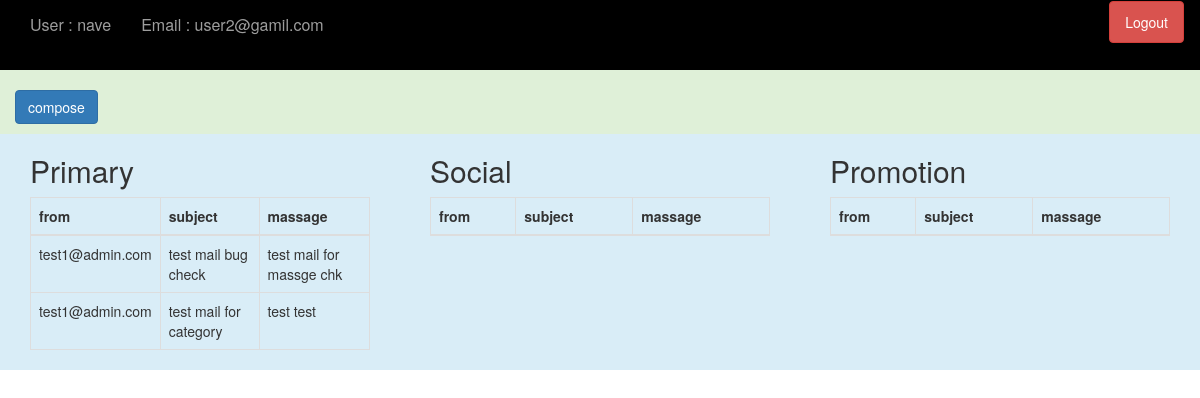
Page /dash (signed in) on the committed database.
### website/model.py (models this page shows)
class User(db.Model,UserMixin):
    id = db.Column(db.Integer,primary_key=True)
    email = db.Column(db.String(150),unique=True)
    first_name = db.Column(db.String(150))
    last_name = db.Column(db.String(150))
    password = db.Column(db.String(150))
    date_created = db.Column(db.DateTime(timezone=True),default=func.now())
    inbox = db.relationship('Inbox',backref='user')

class Inbox(db.Model):
    id = db.Column(db.Integer,primary_key=True)
    inbox = db.Column(db.String(150))
    subject = db.Column(db.String(150))
    date_created = db.Column(db.DateTime(timezone=True),default=func.now())
    massage = db.Column(db.String(1500))
    mail_form= db.Column(db.String(150))
    category = db.Column(db.String(50))
    user_id = db.Column(db.Integer,db.ForeignKey('user.id'))

### website/view.py (the view, shortened to what this page needs)
@view.route('/dash',methods=['GET','POST'])
def user_dashboard():
    find_all_primary = Inbox.query.filter_by(inbox=current_user.email,category='primary').order_by(desc(Inbox.date_created))
    find_all_social = Inbox.query.filter_by(inbox=current_user.email,category='social').order_by(desc(Inbox.date_created))
    find_all_promotion = Inbox.query.filter_by(inbox=current_user.email,category='promotion').order_by(desc(Inbox.date_created))
    return render_template('user_dash.html', find_all_primary=find_all_primary,find_all_social=find_all_social,find_all_promotion=find_all_promotion)

### website/__init__.py (called while the page is built)
def create_app():
    app = Flask(__name__)
    app.config['SECRET_KEY'] = 'asdf1234'
    app.config['SQLALCHEMY_DATABASE_URI'] = f'sqlite:///{DB_NAME}'
    db.init_app(app)
    from .view import view
    from .auth import auth
    app.register_blueprint(view,url_prefix='/')
    app.register_blueprint(auth,url_prefix='/')
    from . import model
    from .model import User
    login_manager = LoginManager()
    login_manager.login_view = 'auth.login'
    login_manager.init_app(app)
    @login_manager.user_loader
    def load_user(id):
        return User.query.get(int(id))
    with app.app_context():
        db.create_all()
    return app

### website/templates/user_dash.html (shortened to what this page needs)
<!DOCTYPE html>
<html>
<head>
    <link rel="stylesheet" href="https://maxcdn.bootstrapcdn.com/bootstrap/3.3.7/css/bootstrap.min.css">
    <link rel="stylesheet" href="{{ url_for('static', filename='style.css') }}">
</head>
<body>
    <nav class="navbar2 navbar-inverse bg-dark">
        <div class="container-fluid">
            <div class="navbar-header">
                <a class="navbar-brand text-primary">User : {{current_user.first_name}}</a>
                <a class="navbar-brand ">Email : {{current_user.email}}</a>
            </div>
            <ul class="nav navbar" style="float:right">
                <li><a class="btn btn-primary  btn-danger" id="logout" href="/">Logout</a></li>
            </ul>
        </div>
    </nav>
    <div class="container-fluid bg-success">
        <div class="row">
            <div class="col-sm-6">
                <br>
                <p>
                    <button class="btn btn-primary" type="button" data-toggle="collapse" data-target="#collapseExample"
                    aria-expanded="false" aria-controls="collapseExample">
                    compose
                </button>
            </p>
            </div>
        </div>
    </div>
    <div class="container-fluid bg-info">
        <div class="row">
            <div class="col-sm-4">
                <div class="container-fluid">
                    <h2>Primary</h2>
                    <table class="table table-bordered">
                        <thead>
                            <tr>
                                <th>from</th>
                                <th>subject</th>
                                <th>massage</th>
                            </tr>
                        </thead>
                        <tbody>
                            {% for i in find_all_primary %}
                            <tr>
                                <td>{{i.mail_form}}</td>
                                <td>{{i.subject}}</td>
                                <td>{{i.massage}}</td>
                            </tr>
                            {% endfor %}
                        </tbody>
                    </table>
                </div>
            </div>
            <div class="col-sm-4">
                <div class="container-fluid">
                    <h2>Social</h2>
                    <table class="table table-bordered">
                        <thead>
                            <tr>
                                <th>from</th>
                                <th>subject</th>
                                <th>massage</th>
                            </tr>
                        </thead>
                    </table>
                </div>
            </div>
            <div class="col-sm-4">
                <div class="container-fluid">
                    <h2>Promotion</h2>
                    <table class="table table-bordered">
                        <thead>
                            <tr>
                                <th>from</th>
                                <th>subject</th>
                                <th>massage</th>
                            </tr>
                        </thead>
                    </table>
                </div>
            </div>
        </div>
    </div>
</body>
        </html>

### website/static/style.css (style rules this page uses)
.navbar-brand { font-size: medium; }
.navbar { background-color: transparent !important; color: red ; }
.navbar2 { background-color: black; color: red ; }
.navbar-brand { color: black; text-align: center; }

### rows in the picture
User: first_name "nave", email "user2@gamil.com"
Inbox: mail_form "test1@admin.com", subject "test mail bug check", massage "test mail for massge chk"
Inbox: mail_form "test1@admin.com", subject "test mail for category", massage "test test"
